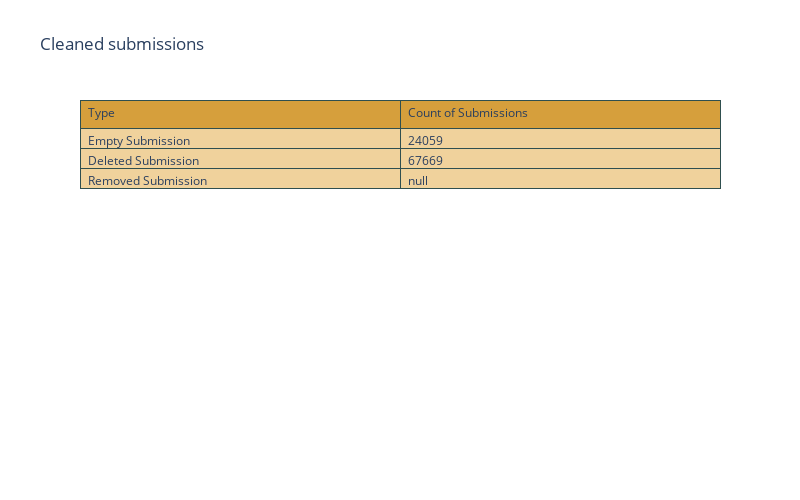

Here is the notebook cell this chart was saved with:
### Markdown cell above
We see a large reduction of submission rows due to the posts being empty, deleted, removed by moderators. The affected rows totaled nearly 174K. This provides insight into the trends of these subreddits because it shows that submissions being removed or deleted is not an uncommon occurrence. Additionally, there appears to be an issue with the fact that Reddit somehow allows submissions to be empty.

### Code cell
reddit_df = pd.read_parquet("reddit_df.parquet")

sub_df = reddit_df[reddit_df['selftext'].isin(['[deleted]', '[removed]', ''])]
sub_df = pd.DataFrame(sub_df.groupby('selftext')['selftext'].count())
sub_df.rename(columns={'selftext':'Count of Submissions'}, inplace = True)
sub_df.reset_index(inplace = True)
sub_df.rename(columns={'selftext':'Type'}, inplace = True)
sub_df.loc[0, 'Type'] = 'Empty Submission'
sub_df.loc[1, 'Type'] = 'Deleted Submission'
sub_df.loc[2, 'Type'] = 'Removed Submission'
sub_df


fig = go.Figure(data=[go.Table(
    header=dict(values=list(sub_df.columns),line_color='darkslategray',
                fill_color='#d69f3c',
                align='left'),
    cells=dict(values=[sub_df['Type'], sub_df['Count of Submissions']],line_color='darkslategray',
               fill_color='#f0d29c',
               align='left')
)])

fig.update_layout(width=800, height=500)
fig.update_layout(title='Cleaned submissions')
fig.show()

### Figure 1 — Plotly figure (JSON) as saved in the notebook; plotly's stock layout.template omitted (floating-point values rounded to 4 significant figures)
{"data": [{"cells": {"align": "left", "fill": {"color": "#f0d29c"}, "line": {"color": "darkslategray"}, "values": [["Empty Submission", "Deleted Submission", "Removed Submission"], [24059, 67669, null]]}, "header": {"align": "left", "fill": {"color": "#d69f3c"}, "line": {"color": "darkslategray"}, "values": ["Type", "Count of Submissions"]}, "type": "table"}], "layout": {"height": 500, "title": {"text": "Cleaned submissions"}, "width": 800}}
